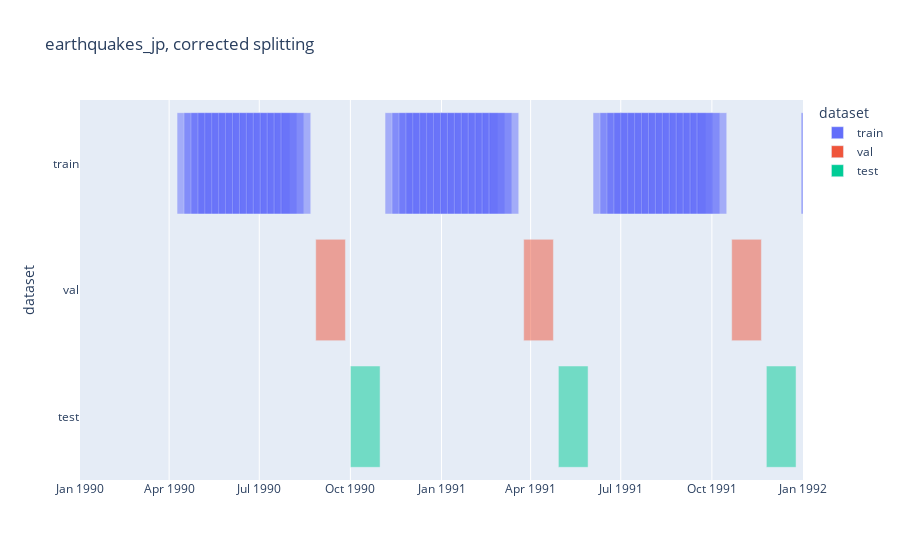

Notebook code cell kept with this figure:
### Code cell
plot_timeline(
    train_set, val_set, test_set, 
    xlim=[datetime.date(1990, 1, 1), datetime.date(1992, 1, 1)],
    title=f"{data}, corrected splitting",
    save_dir=PLOTLY_SAVE_DIR,
)

### Figure 1 — Plotly figure (JSON) as saved in the notebook; plotly's stock layout.template omitted (floating-point values rounded to 4 significant figures; data arrays with more than 128 entries replaced by an {"elided": "..."} marker saying what was removed)
{"data": [{"alignmentgroup": "True", "base": {"elided": "800 str values"}, "hovertemplate": "dataset=%{y}<br>start=%{base}<br>finish=%{x}<extra></extra>", "legendgroup": "train", "marker": {"color": "#636efa", "opacity": 0.5, "pattern": {"shape": ""}}, "name": "train", "offsetgroup": "train", "orientation": "h", "showlegend": true, "textposition": "auto", "type": "bar", "x": {"elided": "800 int values"}, "xaxis": "x", "y": {"elided": "800 str values"}, "yaxis": "y"}, {"alignmentgroup": "True", "base": ["1990-08-27", "1991-03-25", "1991-10-21", "1992-05-18", "1992-12-14", "1993-07-12", "1994-02-07", "1994-09-05", "1995-04-03", "1995-10-30", "1996-05-27", "1996-12-23", "1997-07-21", "1998-02-16", "1998-09-14", "1999-04-12", "1999-11-08", "2000-06-05", "2001-01-01", "2001-07-30", "2002-02-25", "2002-09-23", "2003-04-21", "2003-11-17", "2004-06-14", "2005-01-10", "2005-08-08", "2006-03-06", "2006-10-02", "2007-04-30", "2007-11-26", "2008-06-23", "2009-01-19", "2009-08-17", "2010-03-15", "2010-10-11", "2012-07-09", "2013-02-04", "2013-09-02", "2014-03-31", "2014-10-27", "2015-05-25", "2015-12-21", "2016-07-18", "2017-02-13", "2017-09-11", "2018-04-09", "2018-11-05", "2019-06-03"], "hovertemplate": "dataset=%{y}<br>start=%{base}<br>finish=%{x}<extra></extra>", "legendgroup": "val", "marker": {"color": "#EF553B", "opacity": 0.5, "pattern": {"shape": ""}}, "name": "val", "offsetgroup": "val", "orientation": "h", "showlegend": true, "textposition": "auto", "type": "bar", "x": [2592000000, 2592000000, 2592000000, 2592000000, 2592000000, 2592000000, 2592000000, 2592000000, 2592000000, 2592000000, 2592000000, 2592000000, 2592000000, 2592000000, 2592000000, 2592000000, 2592000000, 2592000000, 2592000000, 2592000000, 2592000000, 2592000000, 2592000000, 2592000000, 2592000000, 2592000000, 2592000000, 2592000000, 2592000000, 2592000000, 2592000000, 2592000000, 2592000000, 2592000000, 2592000000, 2592000000, 2592000000, 2592000000, 2592000000, 2592000000, 2592000000, 2592000000, 2592000000, 2592000000, 2592000000, 2592000000, 2592000000, 2592000000, 2592000000], "xaxis": "x", "y": ["val", "val", "val", "val", "val", "val", "val", "val", "val", "val", "val", "val", "val", "val", "val", "val", "val", "val", "val", "val", "val", "val", "val", "val", "val", "val", "val", "val", "val", "val", "val", "val", "val", "val", "val", "val", "val", "val", "val", "val", "val", "val", "val", "val", "val", "val", "val", "val", "val"], "yaxis": "y"}, {"alignmentgroup": "True", "base": ["1990-10-01", "1991-04-29", "1991-11-25", "1992-06-22", "1993-01-18", "1993-08-16", "1994-03-14", "1994-10-10", "1995-05-08", "1995-12-04", "1996-07-01", "1997-01-27", "1997-08-25", "1998-03-23", "1998-10-19", "1999-05-17", "1999-12-13", "2000-07-10", "2001-02-05", "2001-09-03", "2002-04-01", "2002-10-28", "2003-05-26", "2003-12-22", "2004-07-19", "2005-02-14", "2005-09-12", "2006-04-10", "2006-11-06", "2007-06-04", "2007-12-31", "2008-07-28", "2009-02-23", "2009-09-21", "2010-04-19", "2012-01-16", "2012-08-13", "2013-03-11", "2013-10-07", "2014-05-05", "2014-12-01", "2015-06-29", "2016-01-25", "2016-08-22", "2017-03-20", "2017-10-16", "2018-05-14", "2018-12-10", "2019-07-08"], "hovertemplate": "dataset=%{y}<br>start=%{base}<br>finish=%{x}<extra></extra>", "legendgroup": "test", "marker": {"color": "#00cc96", "opacity": 0.5, "pattern": {"shape": ""}}, "name": "test", "offsetgroup": "test", "orientation": "h", "showlegend": true, "textposition": "auto", "type": "bar", "x": [2592000000, 2592000000, 2592000000, 2592000000, 2592000000, 2592000000, 2592000000, 2592000000, 2592000000, 2592000000, 2592000000, 2592000000, 2592000000, 2592000000, 2592000000, 2592000000, 2592000000, 2592000000, 2592000000, 2592000000, 2592000000, 2592000000, 2592000000, 2592000000, 2592000000, 2592000000, 2592000000, 2592000000, 2592000000, 2592000000, 2592000000, 2592000000, 2592000000, 2592000000, 2592000000, 2592000000, 2592000000, 2592000000, 2592000000, 2592000000, 2592000000, 2592000000, 2592000000, 2592000000, 2592000000, 2592000000, 2592000000, 2592000000, 2592000000], "xaxis": "x", "y": ["test", "test", "test", "test", "test", "test", "test", "test", "test", "test", "test", "test", "test", "test", "test", "test", "test", "test", "test", "test", "test", "test", "test", "test", "test", "test", "test", "test", "test", "test", "test", "test", "test", "test", "test", "test", "test", "test", "test", "test", "test", "test", "test", "test", "test", "test", "test", "test", "test"], "yaxis": "y"}], "layout": {"barmode": "overlay", "legend": {"title": {"text": "dataset"}, "tracegroupgap": 0}, "title": {"text": "earthquakes_jp, corrected splitting"}, "xaxis": {"anchor": "y", "domain": [0, 1], "range": ["1990-01-01", "1992-01-01"], "type": "date"}, "yaxis": {"anchor": "x", "categoryarray": ["test", "val", "train"], "categoryorder": "array", "domain": [0, 1], "title": {"text": "dataset"}}}}
